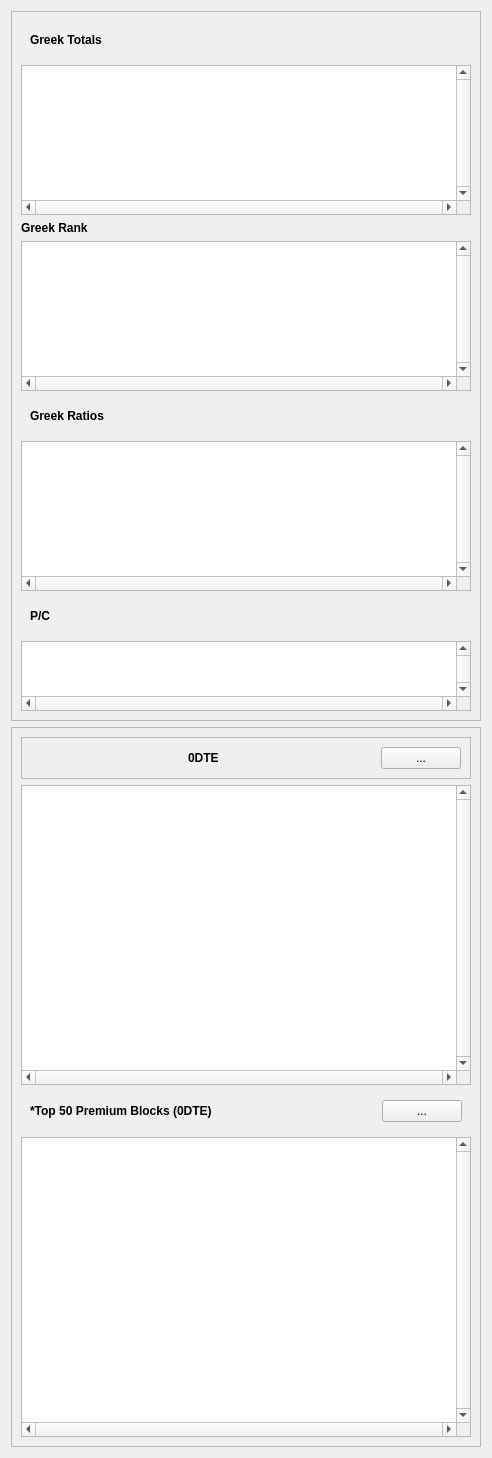
                             <widget class="QWidget" name="scrollAreaWidgetContents_7">
                              <property name="geometry">
                               <rect>
                                <x>0</x>
                                <y>-751</y>
                                <width>488</width>
                                <height>1446</height>
                               </rect>
                              </property>
                              <layout class="QVBoxLayout" name="verticalLayout_36">
                               <item>
                                <widget class="QFrame" name="frame_52">
                                 <property name="sizePolicy">
                                  <sizepolicy hsizetype="Expanding" vsizetype="Expanding">
                                   <horstretch>0</horstretch>
                                   <verstretch>0</verstretch>
                                  </sizepolicy>
                                 </property>
                                 <property name="frameShape">
                                  <enum>QFrame::Shape::StyledPanel</enum>
                                 </property>
                                 <property name="frameShadow">
                                  <enum>QFrame::Shadow::Raised</enum>
                                 </property>
                                 <layout class="QVBoxLayout" name="verticalLayout_41">
                                  <item>
                                   <widget class="QFrame" name="frame_36">
                                    <property name="frameShape">
                                     <enum>QFrame::Shape::NoFrame</enum>
                                    </property>
                                    <property name="frameShadow">
                                     <enum>QFrame::Shadow::Raised</enum>
                                    </property>
                                    <layout class="QHBoxLayout" name="horizontalLayout_19">
                                     <item>
                                      <widget class="QLabel" name="label_34">
                                       <property name="font">
                                        <font>
                                         <bold>true</bold>
                                        </font>
                                       </property>
                                       <property name="text">
                                        <string>Greek Totals</string>
                                       </property>
                                      </widget>
                                     </item>
                                     <item>
                                      <spacer name="horizontalSpacer_22">
                                       <property name="orientation">
                                        <enum>Qt::Orientation::Horizontal</enum>
                                       </property>
                                       <property name="sizeHint" stdset="0">
                                        <size>
                                         <width>40</width>
                                         <height>20</height>
                                        </size>
                                       </property>
                                      </spacer>
                                     </item>
                                    </layout>
                                   </widget>
                                  </item>
                                  <item>
                                   <widget class="QTableWidget" name="tableWidget_9">
                                    <property name="sizePolicy">
                                     <sizepolicy hsizetype="Preferred" vsizetype="Preferred">
                                      <horstretch>0</horstretch>
                                      <verstretch>0</verstretch>
                                     </sizepolicy>
                                    </property>
                                    <property name="minimumSize">
                                     <size>
                                      <width>450</width>
                                      <height>150</height>
                                     </size>
                                    </property>
                                    <property name="contextMenuPolicy">
                                     <enum>Qt::ContextMenuPolicy::CustomContextMenu</enum>
                                    </property>
                                    <property name="verticalScrollBarPolicy">
                                     <enum>Qt::ScrollBarPolicy::ScrollBarAlwaysOn</enum>
                                    </property>
                                    <property name="horizontalScrollBarPolicy">
                                     <enum>Qt::ScrollBarPolicy::ScrollBarAlwaysOn</enum>
                                    </property>
                                    <property name="editTriggers">
                                     <set>QAbstractItemView::EditTrigger::NoEditTriggers</set>
                                    </property>
                                    <property name="dragEnabled">
                                     <bool>true</bool>
                                    </property>
                                    <property name="defaultDropAction">
                                     <enum>Qt::DropAction::MoveAction</enum>
                                    </property>
                                    <property name="sortingEnabled">
                                     <bool>true</bool>
                                    </property>
                                   </widget>
                                  </item>
                                  <item>
                                   <widget class="QLabel" name="label_36">
                                    <property name="font">
                                     <font>
                                      <bold>true</bold>
                                     </font>
                                    </property>
                                    <property name="text">
                                     <string>Greek Rank</string>
                                    </property>
                                   </widget>
                                  </item>
                                  <item>
                                   <widget class="QTableWidget" name="tableWidget_13">
                                    <property name="minimumSize">
                                     <size>
                                      <width>450</width>
                                      <height>150</height>
                                     </size>
                                    </property>
                                    <property name="contextMenuPolicy">
                                     <enum>Qt::ContextMenuPolicy::PreventContextMenu</enum>
                                    </property>
                                    <property name="verticalScrollBarPolicy">
                                     <enum>Qt::ScrollBarPolicy::ScrollBarAlwaysOn</enum>
                                    </property>
                                    <property name="horizontalScrollBarPolicy">
                                     <enum>Qt::ScrollBarPolicy::ScrollBarAlwaysOn</enum>
                                    </property>
                                    <property name="editTriggers">
                                     <set>QAbstractItemView::EditTrigger::NoEditTriggers</set>
                                    </property>
                                    <property name="dragEnabled">
                                     <bool>true</bool>
                                    </property>
                                    <property name="defaultDropAction">
                                     <enum>Qt::DropAction::MoveAction</enum>
                                    </property>
                                    <property name="sortingEnabled">
                                     <bool>true</bool>
                                    </property>
                                   </widget>
                                  </item>
                                  <item>
                                   <widget class="QFrame" name="frame_42">
                                    <property name="frameShape">
                                     <enum>QFrame::Shape::NoFrame</enum>
                                    </property>
                                    <property name="frameShadow">
                                     <enum>QFrame::Shadow::Raised</enum>
                                    </property>
                                    <layout class="QHBoxLayout" name="horizontalLayout_22">
                                     <item>
                                      <widget class="QLabel" name="label_35">
                                       <property name="font">
                                        <font>
                                         <bold>true</bold>
                                        </font>
                                       </property>
                                       <property name="text">
                                        <string>Greek Ratios</string>
                                       </property>
                                      </widget>
                                     </item>
                                     <item>
                                      <spacer name="horizontalSpacer_24">
                                       <property name="orientation">
                                        <enum>Qt::Orientation::Horizontal</enum>
                                       </property>
                                       <property name="sizeHint" stdset="0">
                                        <size>
                                         <width>40</width>
                                         <height>20</height>
                                        </size>
                                       </property>
                                      </spacer>
                                     </item>
                                    </layout>
                                   </widget>
                                  </item>
                                  <item>
                                   <widget class="QTableWidget" name="tableWidget_4">
                                    <property name="sizePolicy">
                                     <sizepolicy hsizetype="Preferred" vsizetype="Preferred">
                                      <horstretch>0</horstretch>
                                      <verstretch>0</verstretch>
                                     </sizepolicy>
                                    </property>
                                    <property name="minimumSize">
                                     <size>
                                      <width>450</width>
                                      <height>150</height>
                                     </size>
                                    </property>
                                    <property name="contextMenuPolicy">
                                     <enum>Qt::ContextMenuPolicy::CustomContextMenu</enum>
                                    </property>
                                    <property name="verticalScrollBarPolicy">
                                     <enum>Qt::ScrollBarPolicy::ScrollBarAlwaysOn</enum>
                                    </property>
                                    <property name="horizontalScrollBarPolicy">
                                     <enum>Qt::ScrollBarPolicy::ScrollBarAlwaysOn</enum>
                                    </property>
                                    <property name="editTriggers">
                                     <set>QAbstractItemView::EditTrigger::NoEditTriggers</set>
                                    </property>
                                    <property name="dragEnabled">
                                     <bool>true</bool>
                                    </property>
                                    <property name="defaultDropAction">
                                     <enum>Qt::DropAction::MoveAction</enum>
                                    </property>
                                    <property name="sortingEnabled">
                                     <bool>true</bool>
                                    </property>
                                   </widget>
                                  </item>
                                  <item>
                                   <widget class="QFrame" name="frame_46">
                                    <property name="frameShape">
                                     <enum>QFrame::Shape::NoFrame</enum>
                                    </property>
                                    <property name="frameShadow">
                                     <enum>QFrame::Shadow::Raised</enum>
                                    </property>
                                    <layout class="QHBoxLayout" name="horizontalLayout_31">
                                     <item>
                                      <widget class="QLabel" name="label_37">
                                       <property name="font">
                                        <font>
                                         <bold>true</bold>
                                        </font>
                                       </property>
                                       <property name="text">
                                        <string>P/C</string>
                                       </property>
                                      </widget>
                                     </item>
                                     <item>
                                      <spacer name="horizontalSpacer_32">
                                       <property name="orientation">
                                        <enum>Qt::Orientation::Horizontal</enum>
                                       </property>
                                       <property name="sizeHint" stdset="0">
                                        <size>
                                         <width>40</width>
                                         <height>20</height>
                                        </size>
                                       </property>
                                      </spacer>
                                     </item>
                                    </layout>
                                   </widget>
                                  </item>
                                  <item>
                                   <widget class="QTableWidget" name="tableWidget_8">
                                    <property name="sizePolicy">
                                     <sizepolicy hsizetype="Preferred" vsizetype="Preferred">
                                      <horstretch>0</horstretch>
                                      <verstretch>0</verstretch>
                                     </sizepolicy>
                                    </property>
                                    <property name="contextMenuPolicy">
                                     <enum>Qt::ContextMenuPolicy::CustomContextMenu</enum>
                                    </property>
                                    <property name="verticalScrollBarPolicy">
                                     <enum>Qt::ScrollBarPolicy::ScrollBarAlwaysOn</enum>
                                    </property>
                                    <property name="horizontalScrollBarPolicy">
                                     <enum>Qt::ScrollBarPolicy::ScrollBarAlwaysOn</enum>
                                    </property>
                                    <property name="editTriggers">
                                     <set>QAbstractItemView::EditTrigger::NoEditTriggers</set>
                                    </property>
                                    <property name="dragEnabled">
                                     <bool>true</bool>
                                    </property>
                                    <property name="defaultDropAction">
                                     <enum>Qt::DropAction::MoveAction</enum>
                                    </property>
                                    <property name="sortingEnabled">
                                     <bool>true</bool>
                                    </property>
                                   </widget>
                                  </item>
                                 </layout>
                                </widget>
                               </item>
                               <item>
                                <widget class="QFrame" name="frame_55">
                                 <property name="sizePolicy">
                                  <sizepolicy hsizetype="Expanding" vsizetype="Expanding">
                                   <horstretch>0</horstretch>
                                   <verstretch>0</verstretch>
                                  </sizepolicy>
                                 </property>
                                 <property name="frameShape">
                                  <enum>QFrame::Shape::StyledPanel</enum>
                                 </property>
                                 <property name="frameShadow">
                                  <enum>QFrame::Shadow::Raised</enum>
                                 </property>
                                 <layout class="QVBoxLayout" name="verticalLayout_44">
                                  <item>
                                   <widget class="QFrame" name="frame_44">
                                    <property name="frameShape">
                                     <enum>QFrame::Shape::StyledPanel</enum>
                                    </property>
                                    <property name="frameShadow">
                                     <enum>QFrame::Shadow::Raised</enum>
                                    </property>
                                    <layout class="QHBoxLayout" name="horizontalLayout_29">
                                     <item>
                                      <spacer name="horizontalSpacer_25">
                                       <property name="orientation">
                                        <enum>Qt::Orientation::Horizontal</enum>
                                       </property>
                                       <property name="sizeHint" stdset="0">
                                        <size>
                                         <width>164</width>
                                         <height>20</height>
                                        </size>
                                       </property>
                                      </spacer>
                                     </item>
                                     <item>
                                      <widget class="QLabel" name="label_39">
                                       <property name="font">
                                        <font>
                                         <bold>true</bold>
                                        </font>
                                       </property>
                                       <property name="text">
                                        <string>0DTE</string>
                                       </property>
                                      </widget>
                                     </item>
                                     <item>
                                      <spacer name="horizontalSpacer_26">
                                       <property name="orientation">
                                        <enum>Qt::Orientation::Horizontal</enum>
                                       </property>
                                       <property name="sizeHint" stdset="0">
                                        <size>
                                         <width>163</width>
                                         <height>20</height>
                                        </size>
                                       </property>
                                      </spacer>
                                     </item>
                                     <item>
                                      <widget class="QPushButton" name="pushButton_37">
                                       <property name="text">
                                        <string>...</string>
                                       </property>
                                      </widget>
                                     </item>
                                    </layout>
                                   </widget>
                                  </item>
                                  <item>
                                   <widget class="QTableWidget" name="tableWidget_6">
                                    <property name="minimumSize">
                                     <size>
                                      <width>450</width>
                                      <height>300</height>
                                     </size>
                                    </property>
                                    <property name="contextMenuPolicy">
                                     <enum>Qt::ContextMenuPolicy::CustomContextMenu</enum>
                                    </property>
                                    <property name="verticalScrollBarPolicy">
                                     <enum>Qt::ScrollBarPolicy::ScrollBarAlwaysOn</enum>
                                    </property>
                                    <property name="horizontalScrollBarPolicy">
                                     <enum>Qt::ScrollBarPolicy::ScrollBarAlwaysOn</enum>
                                    </property>
                                    <property name="editTriggers">
                                     <set>QAbstractItemView::EditTrigger::NoEditTriggers</set>
                                    </property>
                                    <property name="dragEnabled">
                                     <bool>true</bool>
                                    </property>
                                    <property name="defaultDropAction">
                                     <enum>Qt::DropAction::MoveAction</enum>
                                    </property>
                                    <property name="sortingEnabled">
                                     <bool>true</bool>
                                    </property>
                                   </widget>
                                  </item>
                                  <item>
                                   <widget class="QFrame" name="frame_45">
                                    <property name="frameShape">
                                     <enum>QFrame::Shape::NoFrame</enum>
                                    </property>
                                    <property name="frameShadow">
                                     <enum>QFrame::Shadow::Raised</enum>
                                    </property>
                                    <layout class="QHBoxLayout" name="horizontalLayout_28">
                                     <item>
                                      <widget class="QLabel" name="label_42">
                                       <property name="font">
                                        <font>
                                         <bold>true</bold>
                                        </font>
                                       </property>
                                       <property name="text">
                                        <string>*Top 50 Premium Blocks (0DTE)</string>
                                       </property>
                                      </widget>
                                     </item>
                                     <item>
                                      <spacer name="horizontalSpacer_29">
                                       <property name="orientation">
                                        <enum>Qt::Orientation::Horizontal</enum>
                                       </property>
                                       <property name="sizeHint" stdset="0">
                                        <size>
                                         <width>40</width>
                                         <height>20</height>
                                        </size>
                                       </property>
                                      </spacer>
                                     </item>
                                     <item>
                                      <widget class="QPushButton" name="pushButton_39">
                                       <property name="text">
                                        <string>...</string>
                                       </property>
                                      </widget>
                                     </item>
                                    </layout>
                                   </widget>
                                  </item>
                                  <item>
                                   <widget class="QTableWidget" name="tableWidget_7">
                                    <property name="minimumSize">
                                     <size>
                                      <width>450</width>
                                      <height>300</height>
                                     </size>
                                    </property>
                                    <property name="contextMenuPolicy">
                                     <enum>Qt::ContextMenuPolicy::CustomContextMenu</enum>
                                    </property>
                                    <property name="verticalScrollBarPolicy">
                                     <enum>Qt::ScrollBarPolicy::ScrollBarAlwaysOn</enum>
                                    </property>
                                    <property name="horizontalScrollBarPolicy">
                                     <enum>Qt::ScrollBarPolicy::ScrollBarAlwaysOn</enum>
                                    </property>
                                    <property name="editTriggers">
                                     <set>QAbstractItemView::EditTrigger::NoEditTriggers</set>
                                    </property>
                                    <property name="dragEnabled">
                                     <bool>true</bool>
                                    </property>
                                    <property name="defaultDropAction">
                                     <enum>Qt::DropAction::MoveAction</enum>
                                    </property>
                                    <property name="sortingEnabled">
                                     <bool>true</bool>
                                    </property>
                                   </widget>
                                  </item>
                                 </layout>
                                </widget>
                               </item>
                              </layout>
                             </widget>
